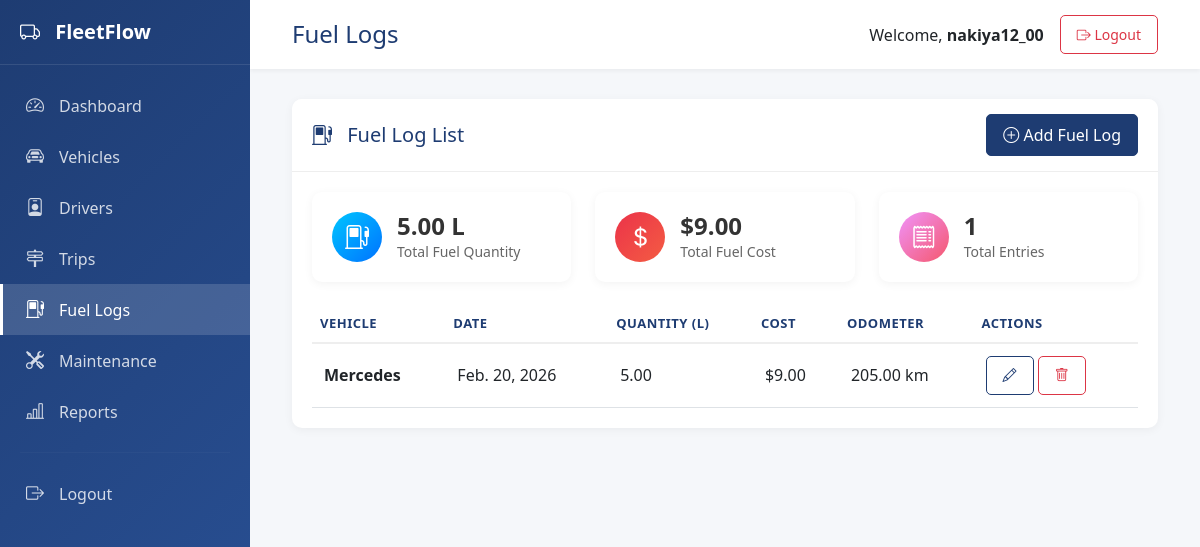
Page /fuel/ (signed in) on the committed database.
### app1/models.py (models this page shows, shortened)
class FuelLog(models.Model):
    vehicle = models.ForeignKey(Vehicle, on_delete=models.CASCADE, related_name='fuel_logs')
    date = models.DateField()
    fuel_quantity = models.DecimalField(max_digits=10, decimal_places=2, help_text="Fuel quantity in liters")
    cost = models.DecimalField(max_digits=10, decimal_places=2, help_text="Total cost")
    odometer_reading = models.DecimalField(max_digits=10, decimal_places=2, null=True, blank=True, help_text="Odometer reading in km")
    created_at = models.DateTimeField(auto_now_add=True)
    class Meta:
        ordering = ['-date', '-created_at']
        verbose_name_plural = "Fuel Logs"

class Vehicle(models.Model):
    VEHICLE_TYPES = [
        ('truck', 'Truck'),
        ('van', 'Van'),
        ('car', 'Car'),
        ('bus', 'Bus'),
        ('motorcycle', 'Motorcycle'),
    ]
    STATUS_CHOICES = [
        ('active', 'Active'),
        ('inactive', 'Inactive'),
        ('maintenance', 'Under Maintenance'),
    ]
    vehicle_number = models.CharField(max_length=50, unique=True, help_text="Unique vehicle identifier")
    vehicle_type = models.CharField(max_length=20, choices=VEHICLE_TYPES, default='truck')
    capacity = models.DecimalField(max_digits=10, decimal_places=2, help_text="Capacity in tons or liters")
    purchase_date = models.DateField(null=True, blank=True)
    status = models.CharField(max_length=20, choices=STATUS_CHOICES, default='active')
    created_at = models.DateTimeField(auto_now_add=True)
    updated_at = models.DateTimeField(auto_now=True)
    class Meta:
        ordering = ['-created_at']
        verbose_name_plural = "Vehicles"

### app1/views.py (the view)
# urls.py: path('fuel/', views.fuel_list, name='fuel_list'),
@login_required
def fuel_list(request):
    fuel_logs = FuelLog.objects.select_related('vehicle').all()
    total_cost = fuel_logs.aggregate(Sum('cost'))['cost__sum'] or 0
    total_quantity = fuel_logs.aggregate(Sum('fuel_quantity'))['fuel_quantity__sum'] or 0
    context = {
        'fuel_logs': fuel_logs,
        'total_cost': total_cost,
        'total_quantity': total_quantity,
    }
    return render(request, 'fuel/list.html', context)

### templates/fuel/list.html (shortened to what this page needs)
{% extends 'base.html' %}
{% block page_title %}Fuel Logs{% endblock %}
{% block content %}
<div class="card mb-4">
    <div class="card-header d-flex justify-content-between align-items-center">
        <h5 class="mb-0"><i class="bi bi-fuel-pump"></i> Fuel Log List</h5>
        <a href="{% url 'fuel_add' %}" class="btn btn-primary">
            <i class="bi bi-plus-circle"></i> Add Fuel Log
        </a>
    </div>
    <div class="card-body">
        <div class="row mb-4">
            <div class="col-md-4">
                <div class="stat-card">
                    <div class="stat-icon bg-info">
                        <i class="bi bi-fuel-pump"></i>
                    </div>
                    <div class="stat-info">
                        <h4>{{ total_quantity|floatformat:2 }} L</h4>
                        <p>Total Fuel Quantity</p>
                    </div>
                </div>
            </div>
            <div class="col-md-4">
                <div class="stat-card">
                    <div class="stat-icon bg-danger">
                        <i class="bi bi-currency-dollar"></i>
                    </div>
                    <div class="stat-info">
                        <h4>${{ total_cost|floatformat:2 }}</h4>
                        <p>Total Fuel Cost</p>
                    </div>
                </div>
            </div>
            <div class="col-md-4">
                <div class="stat-card">
                    <div class="stat-icon bg-warning">
                        <i class="bi bi-receipt"></i>
                    </div>
                    <div class="stat-info">
                        <h4>{{ fuel_logs.count }}</h4>
                        <p>Total Entries</p>
                    </div>
                </div>
            </div>
        </div>
        {% if fuel_logs %}
        <div class="table-responsive">
            <table class="table table-hover">
                <thead>
                    <tr>
                        <th>Vehicle</th>
                        <th>Date</th>
                        <th>Quantity (L)</th>
                        <th>Cost</th>
                        <th>Odometer</th>
                        <th>Actions</th>
                    </tr>
                </thead>
                <tbody>
                    {% for fuel in fuel_logs %}
                    <tr>
                        <td><strong>{{ fuel.vehicle.vehicle_number }}</strong></td>
                        <td>{{ fuel.date }}</td>
                        <td>{{ fuel.fuel_quantity }}</td>
                        <td>${{ fuel.cost }}</td>
                        <td>{{ fuel.odometer_reading|default:"N/A" }} km</td>
                        <td>
                            <a href="{% url 'fuel_edit' fuel.pk %}" class="btn btn-sm btn-outline-primary">
                                <i class="bi bi-pencil"></i>
                            </a>
                            <a href="{% url 'fuel_delete' fuel.pk %}" class="btn btn-sm btn-outline-danger">
                                <i class="bi bi-trash"></i>
                            </a>
                        </td>
                    </tr>
                    {% endfor %}
                </tbody>
            </table>
        </div>
        {% endif %}
    </div>
</div>
{% endblock %}

### templates/base.html (shortened to what this page needs)
{% load static %}
<!DOCTYPE html>
<html lang="en">
<head>
    <link href="https://cdn.jsdelivr.net/npm/bootstrap@5.3.0/dist/css/bootstrap.min.css" rel="stylesheet">
    <link rel="stylesheet" href="https://cdn.jsdelivr.net/npm/bootstrap-icons@1.11.0/font/bootstrap-icons.css">
    <link href="{% static 'css/style.css' %}" rel="stylesheet">
</head>
<body>
    {% if user.is_authenticated %}
    <div class="sidebar">
        <div class="sidebar-header">
            <h4><i class="bi bi-truck"></i> FleetFlow</h4>
        </div>
        <nav class="sidebar-nav">
            <a href="{% url 'dashboard' %}" class="nav-link {% if request.resolver_match.url_name == 'dashboard' %}active{% endif %}">
                <i class="bi bi-speedometer2"></i> Dashboard
            </a>
            <a href="{% url 'vehicle_list' %}" class="nav-link {% if 'vehicle' in request.resolver_match.url_name %}active{% endif %}">
                <i class="bi bi-car-front"></i> Vehicles
            </a>
            <a href="{% url 'driver_list' %}" class="nav-link {% if 'driver' in request.resolver_match.url_name %}active{% endif %}">
                <i class="bi bi-person-badge"></i> Drivers
            </a>
            <a href="{% url 'trip_list' %}" class="nav-link {% if 'trip' in request.resolver_match.url_name %}active{% endif %}">
                <i class="bi bi-signpost-2"></i> Trips
            </a>
            <a href="{% url 'fuel_list' %}" class="nav-link {% if 'fuel' in request.resolver_match.url_name %}active{% endif %}">
                <i class="bi bi-fuel-pump"></i> Fuel Logs
            </a>
            <a href="{% url 'maintenance_list' %}" class="nav-link {% if 'maintenance' in request.resolver_match.url_name %}active{% endif %}">
                <i class="bi bi-tools"></i> Maintenance
            </a>
            <a href="{% url 'reports' %}" class="nav-link {% if request.resolver_match.url_name == 'reports' %}active{% endif %}">
                <i class="bi bi-bar-chart-line"></i> Reports
            </a>
            <hr>
            <a href="{% url 'logout' %}" class="nav-link">
                <i class="bi bi-box-arrow-right"></i> Logout
            </a>
        </nav>
    </div>
    <div class="main-content">
        <header class="top-header">
            <div class="container-fluid">
                <div class="d-flex justify-content-between align-items-center">
                    <h4 class="mb-0">{% block page_title %}Dashboard{% endblock %}</h4>
                    <div class="d-flex align-items-center">
                        <span class="me-3">Welcome, <strong>{{ user.username }}</strong></span>
                        <a href="{% url 'logout' %}" class="btn btn-sm btn-outline-danger">
                            <i class="bi bi-box-arrow-right"></i> Logout
                        </a>
                    </div>
                </div>
            </div>
        </header>
        <main class="content">
            <div class="container-fluid">
                {% block content %}{% endblock %}
            </div>
        </main>
    </div>
    {% endif %}
</body>
</html>

### static/css/style.css (style rules this page uses)
:root { --primary-color: #1e3c72; --secondary-color: #2a5298; --sidebar-width: 250px; --header-height: 60px; }
body { font-family: 'Segoe UI', Tahoma, Geneva, Verdana, sans-serif; background-color: #f5f7fa; margin: 0; padding: 0; }
.sidebar { position: fixed; left: 0; top: 0; bottom: 0; width: var(--sidebar-width); background: linear-gradient(135deg, var(--primary-color) 0%, var(--secondary-color) 100%); color: white; z-index: 1000; overflow-y: auto; }
.sidebar-header { padding: 20px; border-bottom: 1px solid rgba(255, 255, 255, 0.1); }
.sidebar-header h4 { margin: 0; font-size: 20px; font-weight: 600; }
.sidebar-header h4 i { margin-right: 10px; }
.sidebar-nav { padding: 15px 0; }
.nav-link { display: flex; align-items: center; padding: 12px 20px; color: rgba(255, 255, 255, 0.8); text-decoration: none; transition: all 0.3s; border-left: 3px solid transparent; }
.nav-link.active { background-color: rgba(255, 255, 255, 0.15); color: white; border-left-color: #fff; }
.nav-link i { margin-right: 12px; font-size: 18px; width: 24px; text-align: center; }
.sidebar-nav hr { border-color: rgba(255, 255, 255, 0.1); margin: 15px 20px; }
.main-content { margin-left: var(--sidebar-width); min-height: 100vh; }
.top-header { background-color: white; padding: 15px 30px; box-shadow: 0 2px 4px rgba(0, 0, 0, 0.05); position: sticky; top: 0; z-index: 100; }
.top-header h4 { margin: 0; color: var(--primary-color); }
.content { padding: 30px; }
.card { border: none; border-radius: 10px; box-shadow: 0 2px 10px rgba(0, 0, 0, 0.05); margin-bottom: 20px; }
.card-header { background-color: white; border-bottom: 1px solid #eee; padding: 15px 20px; border-radius: 10px 10px 0 0 !important; }
.card-header h5 { margin: 0; color: var(--primary-color); }
.card-header h5 i { margin-right: 10px; }
.card-body { padding: 20px; }
.stat-card { display: flex; align-items: center; background: white; border-radius: 10px; padding: 20px; box-shadow: 0 2px 10px rgba(0, 0, 0, 0.05); }
.stat-icon { width: 50px; height: 50px; border-radius: 50%; display: flex; align-items: center; justify-content: center; font-size: 24px; color: white; margin-right: 15px; }
.stat-icon.bg-warning { background: linear-gradient(135deg, #f093fb 0%, #f5576c 100%); }
.stat-icon.bg-danger { background: linear-gradient(135deg, #eb3349 0%, #f45c43 100%); }
.stat-icon.bg-info { background: linear-gradient(135deg, #00c6ff 0%, #0072ff 100%); }
.stat-info h4 { margin: 0; font-size: 24px; font-weight: 600; color: #333; }
.stat-info p { margin: 0; color: #666; font-size: 14px; }
.table { margin-bottom: 0; }
.table thead th { border-bottom: 2px solid #eee; color: var(--primary-color); font-weight: 600; text-transform: uppercase; font-size: 13px; letter-spacing: 0.5px; }
.table tbody tr { transition: background-color 0.2s; }
.table td { vertical-align: middle; padding: 12px; }
.btn { border-radius: 5px; padding: 8px 16px; font-weight: 500; transition: all 0.3s; }
.btn-primary { background-color: var(--primary-color); border-color: var(--primary-color); }
.btn-outline-primary { color: var(--primary-color); border-color: var(--primary-color); }
.card { animation: fadeIn 0.3s ease-out; }
.table-responsive { overflow-x: auto; }

### rows in the picture
FuelLog: vehicle.vehicle_number "Mercedes", date "Feb. 20, 2026", fuel_quantity "5.00", cost "9.00", odometer_reading "205.00"

### other values in the picture
{{ user.username }} "nakiya12_00"
{{ total_quantity|floatformat:2 }} "5.00"
{{ total_cost|floatformat:2 }} "9.00"
{{ fuel_logs.count }} "1"
